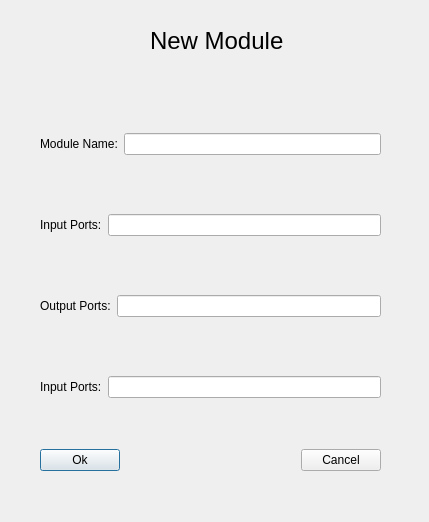
<?xml version="1.0" encoding="UTF-8"?>
<ui version="4.0">
 <class>new_module</class>
 <widget class="QDialog" name="new_module">
  <property name="geometry">
   <rect>
    <x>0</x>
    <y>0</y>
    <width>429</width>
    <height>522</height>
   </rect>
  </property>
  <property name="windowTitle">
   <string>Dialog</string>
  </property>
  <widget class="QWidget" name="verticalLayoutWidget">
   <property name="geometry">
    <rect>
     <x>40</x>
     <y>80</y>
     <width>341</width>
     <height>371</height>
    </rect>
   </property>
   <layout class="QVBoxLayout" name="verticalLayout">
    <property name="sizeConstraint">
     <enum>QLayout::SetDefaultConstraint</enum>
    </property>
    <item>
     <layout class="QHBoxLayout" name="horizontalLayout_5">
      <item>
       <widget class="QLabel" name="label_3">
        <property name="text">
         <string>Module Name:</string>
        </property>
       </widget>
      </item>
      <item>
       <widget class="QLineEdit" name="lineEdit_module_name"/>
      </item>
     </layout>
    </item>
    <item>
     <layout class="QHBoxLayout" name="horizontalLayout_4">
      <item>
       <widget class="QLabel" name="label_4">
        <property name="text">
         <string>Input Ports:</string>
        </property>
       </widget>
      </item>
      <item>
       <widget class="QLineEdit" name="lineEdit_input_1"/>
      </item>
     </layout>
    </item>
    <item>
     <layout class="QHBoxLayout" name="horizontalLayout_2">
      <item>
       <widget class="QLabel" name="label_8">
        <property name="text">
         <string>Output Ports:</string>
        </property>
       </widget>
      </item>
      <item>
       <widget class="QLineEdit" name="lineEdit_out"/>
      </item>
     </layout>
    </item>
    <item>
     <layout class="QHBoxLayout" name="horizontalLayout">
      <item>
       <widget class="QLabel" name="label">
        <property name="text">
         <string>Input Ports:</string>
        </property>
       </widget>
      </item>
      <item>
       <widget class="QLineEdit" name="lineEdit_input_2"/>
      </item>
     </layout>
    </item>
   </layout>
  </widget>
  <widget class="QWidget" name="horizontalLayoutWidget_3">
   <property name="geometry">
    <rect>
     <x>40</x>
     <y>440</y>
     <width>341</width>
     <height>41</height>
    </rect>
   </property>
   <layout class="QHBoxLayout" name="horizontalLayout_6">
    <item>
     <widget class="QPushButton" name="pushButton_ok">
      <property name="text">
       <string>Ok</string>
      </property>
     </widget>
    </item>
    <item>
     <spacer name="horizontalSpacer">
      <property name="orientation">
       <enum>Qt::Horizontal</enum>
      </property>
      <property name="sizeHint" stdset="0">
       <size>
        <width>40</width>
        <height>20</height>
       </size>
      </property>
     </spacer>
    </item>
    <item>
     <widget class="QPushButton" name="pushButton_cancel">
      <property name="text">
       <string>Cancel</string>
      </property>
     </widget>
    </item>
   </layout>
  </widget>
  <widget class="QLabel" name="label_2">
   <property name="geometry">
    <rect>
     <x>150</x>
     <y>10</y>
     <width>171</width>
     <height>61</height>
    </rect>
   </property>
   <property name="font">
    <font>
     <pointsize>18</pointsize>
    </font>
   </property>
   <property name="text">
    <string>New Module</string>
   </property>
  </widget>
 </widget>
 <resources/>
 <connections/>
</ui>
